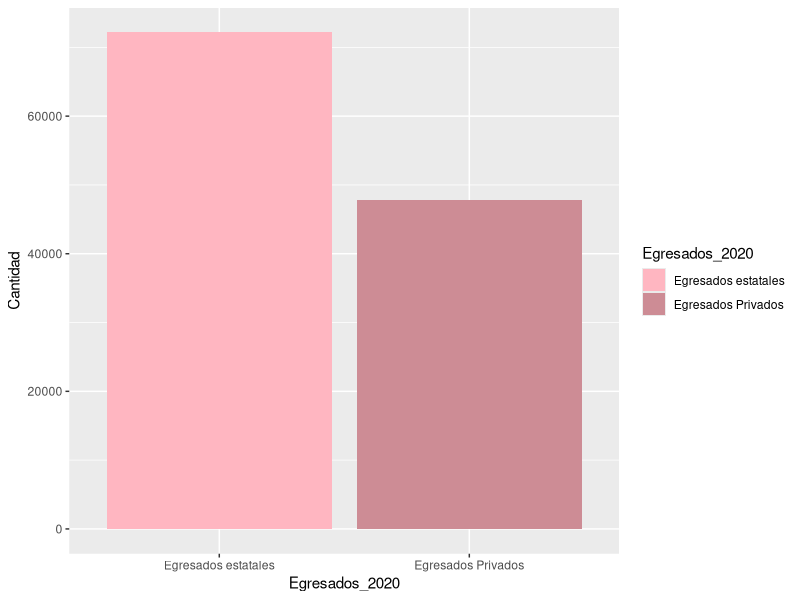
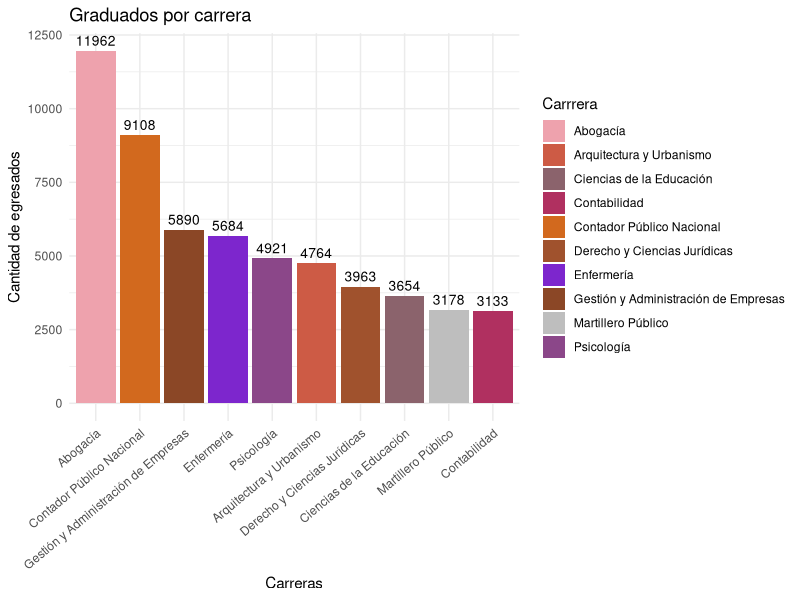
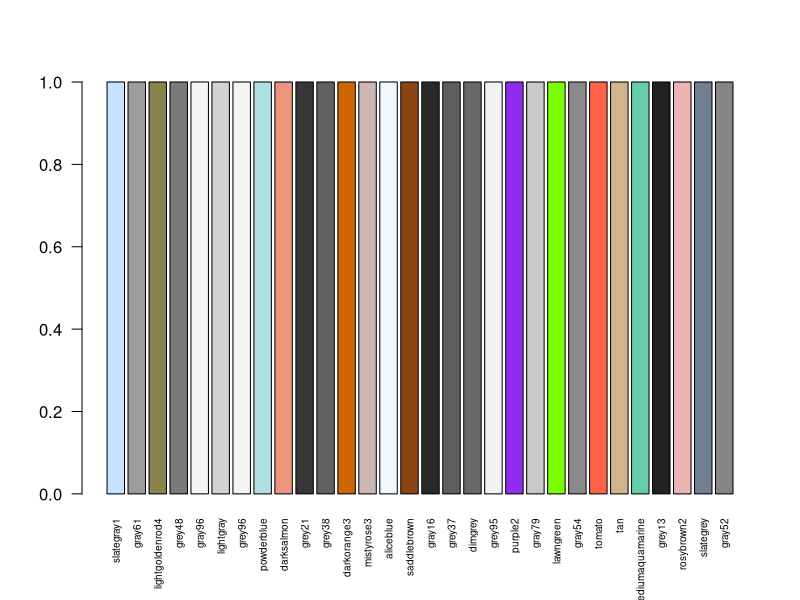

Here is the R script that generated these plots, in order:
## ---- chunk 1
# CUAL ES LA DIFERENCIA ENTRE CANTIDAD DE GRADUADOS EN UNIVERSIDADES PUBLICAS Y PRIVADAS - CAMI CON EL DE CHEQUEADO
library(readxl)
datos_chequeado <- read_excel("Universidades - egresados.xlsx")
library(tidyverse)

#ESTE CUENTA LA CANTIDAD DE EGRESADOS DE UNIVERSIDADES PRIVADAS
egresados_privadas <-  datos_chequeado %>%
  filter(`Año Informado` == 2020,
         `Régimen` == "Privado",
         `Tipo Institución` == "Universidad") %>%
   summarise(total_egresados_privadas = sum(Egresados, na.rm = TRUE)) %>%
  pull(total_egresados_privadas)

# ESTE CUENTA LA CANTIDAD DE EGRESADOS EN UNIVERSIDADES ESTATALES
egresados_estatales <- datos_chequeado %>%
  filter(`Año Informado` == 2020,
         `Régimen` == "Estatal",
         `Tipo Institución` == "Universidad") %>%
  summarise(total_egresados_estatales = sum(Egresados, na.rm = TRUE)) %>%
  pull(total_egresados_estatales)

#install.packages("tidyverse")
library(tidyverse)
library(ggplot2)

# GRAFICO DE BARRAS QUE COMPARA LA CANTIDAD DE EGRESADOS DE UNIVERSIDADES PUBLICAS VS PRIVADAS
df <- data.frame(
  Egresados_2020 = c("Egresados estatales","Egresados Privados"),
  Cantidad = c(egresados_estatales , egresados_privadas)
)

ggplot(df, aes (x = Egresados_2020 , y = Cantidad , fill = Egresados_2020)) + 
  geom_bar(stat = "identity") + 
  scale_fill_manual(values = c( "lightpink","lightpink3"))


#cantidad de graduados por carrera
graduadosxcarrera<- datos_chequeado %>%
  filter(`Año Informado` == 2020,)%>%
  arrange(desc(Egresados))%>%
  slice(2:11)%>%
  pull("Egresados")
print(graduadosxcarrera)


datosxcarrera <- datos_chequeado %>%
  filter(`Año Informado` == 2020,
         `Carrrera` != "Carrera No Definida") %>%
  group_by(Carrrera) %>%
  summarise(graduadosxcarrera = sum(Egresados)) %>%
  arrange(desc(graduadosxcarrera)) %>%
  slice(1:10)  # Top 10 carreras
print(datosxcarrera)

# Graficar
ggplot(datosxcarrera, aes(x = reorder(Carrrera, -graduadosxcarrera), 
                          y = graduadosxcarrera, fill = Carrrera)) +
  geom_bar(stat = "identity") +
  geom_text(aes(label = graduadosxcarrera), 
            vjust = -0.5, 
            color = "black", 
            size = 3.5) +
  scale_fill_manual(values = c("lightpink2", "coral3", "pink4", "maroon", 
                               "chocolate", "sienna", "purple3", "sienna4", "gray", "orchid4")) +
  labs(title = "Graduados por carrera",
       y = "Cantidad de egresados",
       x = "Carreras") +
  theme_minimal() +
  theme(axis.text.x = element_text(angle = 40, hjust = 1))



#Esto nos muestra todos los colores con los que podemos trabajar
display_colores <- function(n = 50) {
  all_colors <- colors()
  sample_colors <- sample(all_colors, n)
  barplot(rep(1, n), col = sample_colors, names.arg = sample_colors, las = 2, cex.names = 0.6)
}
display_colores(30)

#Los codigos de los colores
colors()




